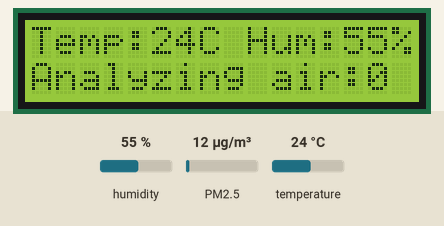
Recording of a sketch running on a simulated Arduino Uno, built with avr-gcc and run on an emulated ATmega328P. Parts: 16×2 character LCD. Wiring (inferred from the names in the program): dust sensor: data pin 3. Inputs (shaded band) come from the test bench; at power-on: humidity 55 %, temperature 24 °C, PM2.5 12 µg/m³. What the sketch prints to the serial monitor is not drawn.

Above: at 6.2 s.
6.3 s: humidity set to 22 %
At 9.56 s:
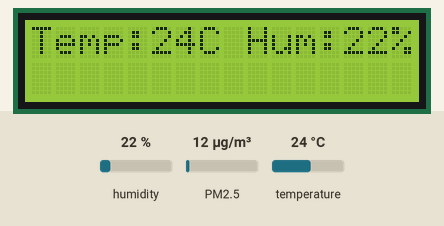
11.1 s: temperature set to 12 °C
At 13.9 s:
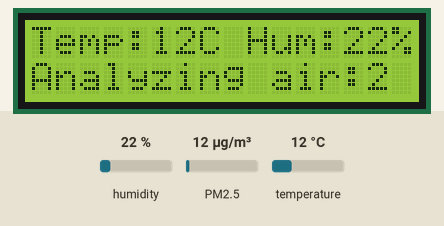
14.9 s: humidity set to 40 %
At 18.0 s:
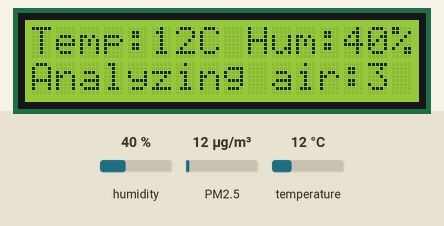
18.7 s: temperature set to 19 °C
At 37.6 s:
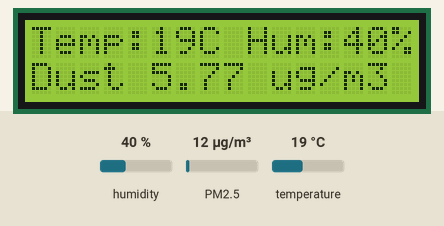
Timing chart, 0 to 39.1 s (numbered marks = the images above; inputs shaded):
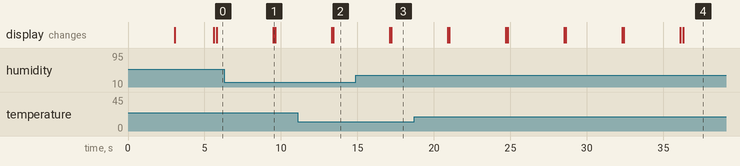

The sketch:

LukasIT_All_final.ino
```cpp
/***********************************************************************************************
    아두이노 우노를 이용한 미세먼지 측정 프로젝트
  -.해당 소스는 출처 표기후 개인 또는 교육에 사용 가능한 오픈 소스입니다.
  -.상업적 이용을 원하시면 승인후 사용 가능합니다.
  -.아래 소스는 인터넷에서 수집한 정보로 기초로 수정한 소스 입니다.
  -.소스는 아두이노 교육 목적으로 제공되며 정확성,신뢰성을 보장 하지는 않습니다.
  -.해당 소스를 사용하여 발생하는 모든 문제는 사용자 본인에게 책임이 있습니다.
  -.인터넷을 검색 하시면 더많은 다양한 예제를 보실수 있을 겁니다.
  -.소스코딩은 메일로 문의 하시기 바랍니다.
  -.문의: lukasit.kr / e-mail: chaindapp@gmail.com
  -.Created/Modify by Jaehong Park
/*---------------------------------------------------------------------------------------------------*
  /* DSM501A 먼지 센서 사용시 주의할 점.
  센서 주변의 빛에 의해 적외선 센서가 영향받지 않도록 빛을 차단하는 케이스 필요.
  센서가 측정하는 공기질에 영향을 주는 바람, 대류현상을 차단하도록
  설치 센서의 경우 내부에 작은 히터가 들어가 있습니다.
  히터에 의한 상승기류를 이용한 측정장치이므로
  히터 부위가 광학부위보다 아래쪽에 위치하도록 설치해야 합니다.
  가변 저항부분을 손대(조절하면)면 안된다(센서 오류발생함).
  ---------------------------------------------------------------------------------------------------*
*/
// * 1~5 번호는 먼지센서 본체 콘넥터에 표기 되어있습니다
// 1,4핀은 여기서 사용되지 않습니다.
// Pin_2 of DSM501A -- Arduino D3
// Pin_3 of DSM501A -- Arduino 5V
// Pin_5 of DSM501A -- Arduino GND


#include<string.h>

#include "DHT.h"  // DHT11 라이브러리를 사용하기 위해서

#include <Wire.h> // I2C통신을 사용하기 위한 라이브러리를 가져옵니다.
#include <LiquidCrystal_I2C.h> // i2c lcd를 사용하기 위한 라이브러리를 가져옵니다.

LiquidCrystal_I2C lcd(0x27,16,2);  // LCD address는 0x27 이고 16x2라인의 LCD입니다.

#define DHTPIN 2     // DHT11 의 out 핀에 연결하기 위한 아두이노 핀 번호 2번 설정
#define DHTTYPE DHT11   // DHT온습도 센서들인 DHT11, DHT22, DHT21 중 여러가지 타입 중 DHT11을 사용

// DHT11 라이브러리에서 DHT를 사용한다고 명시하는 것인데 여기서는 DHT11온습도센서를
// dht로 선언하여 사용한다고 설정하고 센서에서 제공하는 기능을(함수,메소드) 가져다 쓰기위한 초기화
DHT dht(DHTPIN, DHTTYPE);

unsigned long duration;  //지속시간
unsigned long starttime; //시작시간
unsigned long curtime;   //종료시간
unsigned long sampletime_ms = 30000; // 30초 = 먼지 측정 주기(간격)-조정하세요 ; (1초=1000으로 설정)
unsigned long lowpulseoccupancy = 0; //지속시간 누적
float ratio = 0;
float concentration = 0; // using spec sheet curve
float pcsPerCF = 0;  //입자당 CF를 0으로 초기화
float ugm3 = 0;  //세제곱미터(큐빅 미터)당 마이크로 그램(㎍/㎥)
int i = 0;
int air_sw = 0;

int DSM501A_pin = 3;//DSM501A 미세먼지센서의 2번핀의 출력을 아두이노 3번핀에 연결

void setup() //<-- 프로그램 시작시 맨 처음 한번 기능들을 수행
{
  Serial.begin(9600); //시리얼 통신 데이타를 확인할수 있습니다.
  Serial.println("DSM501A Dust senser start,..please wait for 30sec !\n");
  delay(3000);

  starttime = millis(); //시작 값을 아두이노로부터 읽어 들인다.- 초 단위로 사용

  pinMode(DSM501A_pin, INPUT); // 핀은 입력으로 설정

  dht.begin();  // dht로 선언한 DHT11 기능을 시작하도록 설정함

  lcd.init();       // lcd를 설정합니다. // lcd.begin();
  lcd.backlight();  // 백라이트를 켜줍니다.
  lcd.clear();      // lcd 화면을 지웁니다.
}

void loop()
{
  /*----------온도와 습도 값을 검출 계산 --------------------------------------------*/
  delay(2500); // DHT11온습도 센서의 센서 값을 읽는 사이에 2.5초간 시간의 기다림이 필요함

  // 기본적으로 섭씨 단위로 dht 온습도 센서의 온도값을 읽어 변수 t에 저장
  float c = dht.readTemperature();

  float h = dht.readHumidity(); // dht의 센서값 중 습도를 읽어 변수 h에 저장

  // 위에서 읽은 온습도 값 중에 제대로 읽히지 않은 값이 있는지 확인
  if (isnan(c)||isnan(h)) {
    Serial.println("Failed to read from DHT sensor!"); // 시리얼모니터에 "" 나타냄
    return; // 아래 코드를 수행하지 않고 그냥 빠져나옴
  }

  /* 온도와 습도값을 LCD에 출력하기 위해 정수형으로 casting함 */
  int cTemp = (int) c;
  int hHumidity = (int) h;

  /*----------온도와 습도값을 시리얼모니터에 출력 -----------------------------------*/
  Serial.print("Temperature: ");
  Serial.print(c); // 변수 c값 (섭씨 온도값)을 나타냄
  Serial.println(" *C ");

  Serial.print("Humidity: ");
  Serial.print(h); // 변수 h 값 (습도)을 나타냄
  Serial.println(" %");

  /*----------온도와 습도값을 lcd에 출력 -------------------------------------------*/
  lcd.clear(); // lcd의 화면을 지웁니다.

  lcd.setCursor(0, 0);            // lcd의 0,0을 지정합니다.
  lcd.print("Temp:");      // Temp 라는 문장을 출력합니다.
  lcd.setCursor(5, 0);           // lcd의 5,0을 지정합니다.
  lcd.print(cTemp);                   // c의 값(온도값)을 출력합니다.
  lcd.setCursor(7, 0);           // lcd의 7,0을 지정합니다.
  lcd.print("C");                 // "*C" 라는 온도단위를 출력합니다

  lcd.setCursor(9, 0);            // lcd의 9,0을 지정합니다.
  lcd.print("Hum:");         // "Hum" 라는 문장을 출력합니다.
  lcd.setCursor(13, 0);           // lcd의 13,0을 지정합니다.
  lcd.print(hHumidity);                   // h의 값(습도값)을 출력합니다.
  lcd.setCursor(15, 0);           // lcd의 15,0을 지정합니다.
  lcd.print("%");                 // "%" 라는 습도단위를 출력합니다

//  lcd.display();                  // 설정된 내용들을 lcd에 출력합니다.

  /*--------- 먼지 센서 값을 검출 계산 --------------------------------------------*/
  duration = pulseIn(DSM501A_pin, LOW); // LOW펄스가 들어온 시간을 계산
  lowpulseoccupancy = lowpulseoccupancy + duration; // LOW펄스가 들어온 시간을 누적하여 계산
  curtime = millis(); //아두이노 내부, 현재 시간;
  if ((curtime - starttime) >= sampletime_ms) //대기시간 > = 30s
  {
    ratio = lowpulseoccupancy / (sampletime_ms * 10.0);  // 비율 정수값 0=>100

    /* DSM501A 미세먼지 센서 스펙의 곡선 방정식 */
    concentration = 1.1 * pow(ratio, 3) - 3.8 * pow(ratio, 2) + 520 * ratio + 0.62;

    pcsPerCF = concentration * 100;  // 입자 농도에 100을 곱하면 입자당 CF값

    /* 원본: ugm3 = pcsPerCF / 13000;  //입자당 CF를 나누면 세제곱미터당 마이크로그램 미세먼지 값 */
    ugm3 = pcsPerCF / 800;  //입자당 CF를 나누면 세제곱미터당 마이크로그램 미세먼지 값

    /*---------- 미세먼지 농도값과 미세먼지 관련 값을 시리얼모니터에 출력 ------------------*/
    Serial.print("duration:");
    Serial.print(duration);
    Serial.print(" / ");
    Serial.print("ugm3:");
    Serial.println(ugm3); // 미세먼지 농도 값을 츨력

    Serial.print("lowpulseoccupancy:");
    Serial.print(lowpulseoccupancy);
    Serial.print(" / ");
    Serial.print("ratio:");
    Serial.print(ratio);
    Serial.print(" / ");
    Serial.print("concentration:");
    Serial.print(concentration);
    Serial.print(" / ");
    Serial.print(" pcs/0.01cf:");
    Serial.println(pcsPerCF);
    Serial.print("f-concentration:");
    Serial.println(float(concentration/500));
    Serial.println("\n");
    lowpulseoccupancy = 0;
    starttime = millis();
  }

  /*---------- 미세먼지 농도값과 미세먼지 관련 값을 lcd에 출력 --------------------*/
  if ( concentration == 0)  {    //만약 결과값이 0 이면 아래를 LCD에 출력한다.
    lcd.setCursor(0, 1);
    lcd.print("Analyzing air:"); // 메세지 출력.
    lcd.print(air_sw++); lcd.print(" ");
    lcd.blink();
    delay (150);
  } else
  {
    air_sw = 0;
    lcd.setCursor(0, 1);
    lcd.print("Dust ");
    lcd.print(ugm3);
//    lcd.print(float(concentration/500));
    lcd.print(" ug/m3");         lcd.print(" ");
    lcd.noBlink();
  }

  delay(1000); // 1초 대기
}
```
